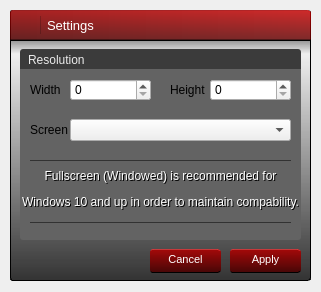
<?xml version="1.0" encoding="UTF-8"?>
<ui version="4.0">
 <class>Settings</class>
 <widget class="QDialog" name="Settings">
  <property name="windowModality">
   <enum>Qt::NonModal</enum>
  </property>
  <property name="geometry">
   <rect>
    <x>0</x>
    <y>0</y>
    <width>321</width>
    <height>292</height>
   </rect>
  </property>
  <property name="windowTitle">
   <string>Settings</string>
  </property>
  <property name="styleSheet">
   <string notr="true"/>
  </property>
  <property name="modal">
   <bool>false</bool>
  </property>
  <widget class="QFrame" name="frame">
   <property name="geometry">
    <rect>
     <x>10</x>
     <y>10</y>
     <width>301</width>
     <height>271</height>
    </rect>
   </property>
   <property name="styleSheet">
    <string notr="true">#frame {
	border-radius: 3px;

	background: url(:/data/bg.png);

	border: 1px solid rgba(0, 0, 0, 255);
}</string>
   </property>
   <property name="frameShape">
    <enum>QFrame::StyledPanel</enum>
   </property>
   <property name="frameShadow">
    <enum>QFrame::Raised</enum>
   </property>
   <widget class="QFrame" name="frame_2">
    <property name="geometry">
     <rect>
      <x>0</x>
      <y>0</y>
      <width>301</width>
      <height>241</height>
     </rect>
    </property>
    <property name="styleSheet">
     <string notr="true">#frame_2 {
	border: 0;
	border-top-left-radius: 3px;
	border-top-right-radius: 3px;
}</string>
    </property>
    <property name="frameShape">
     <enum>QFrame::StyledPanel</enum>
    </property>
    <property name="frameShadow">
     <enum>QFrame::Raised</enum>
    </property>
    <widget class="QFrame" name="frame_6">
     <property name="geometry">
      <rect>
       <x>0</x>
       <y>0</y>
       <width>301</width>
       <height>31</height>
      </rect>
     </property>
     <property name="styleSheet">
      <string notr="true">#frame_6 {
	background-color: qlineargradient(spread:pad, x1:0.006, y1:1, x2:0, y2:0, stop:0.0113636 rgba(100, 0, 0, 210), stop:1 rgba(200, 0, 0, 210));

	border-top: 1px solid rgba(255, 67, 70, 150);
	border-bottom: 1px solid rgb(0, 0, 0);

	border-top-left-radius: 3px;
	border-top-right-radius: 3px;
}</string>
     </property>
     <property name="frameShape">
      <enum>QFrame::StyledPanel</enum>
     </property>
     <property name="frameShadow">
      <enum>QFrame::Raised</enum>
     </property>
     <widget class="QFrame" name="frame_9">
      <property name="geometry">
       <rect>
        <x>0</x>
        <y>0</y>
        <width>301</width>
        <height>31</height>
       </rect>
      </property>
      <property name="styleSheet">
       <string notr="true">#frame_9 {
	background: qlineargradient(spread:pad, x1:0, y1:0, x2:1, y2:0, stop:0 rgba(0, 0, 0, 50), stop:1 rgba(0, 0, 0, 0));

	border: 0;
}</string>
      </property>
      <property name="frameShape">
       <enum>QFrame::StyledPanel</enum>
      </property>
      <property name="frameShadow">
       <enum>QFrame::Raised</enum>
      </property>
      <widget class="QLabel" name="label_5">
       <property name="geometry">
        <rect>
         <x>30</x>
         <y>0</y>
         <width>221</width>
         <height>31</height>
        </rect>
       </property>
       <property name="font">
        <font>
         <family>Lao UI</family>
         <pointsize>10</pointsize>
         <weight>50</weight>
         <bold>false</bold>
        </font>
       </property>
       <property name="styleSheet">
        <string notr="true">color: #fff;
padding-left: 4px;
padding-top: -2px;</string>
       </property>
       <property name="text">
        <string>&lt;html&gt;&lt;head/&gt;&lt;body&gt;&lt;p&gt;Settings&lt;/p&gt;&lt;/body&gt;&lt;/html&gt;</string>
       </property>
      </widget>
      <widget class="QFrame" name="frame_10">
       <property name="geometry">
        <rect>
         <x>6</x>
         <y>6</y>
         <width>16</width>
         <height>18</height>
        </rect>
       </property>
       <property name="styleSheet">
        <string notr="true">background: url(:/data/settings.png);
border: 0;</string>
       </property>
       <property name="frameShape">
        <enum>QFrame::StyledPanel</enum>
       </property>
       <property name="frameShadow">
        <enum>QFrame::Raised</enum>
       </property>
      </widget>
      <widget class="Line" name="line">
       <property name="geometry">
        <rect>
         <x>30</x>
         <y>6</y>
         <width>1</width>
         <height>18</height>
        </rect>
       </property>
       <property name="styleSheet">
        <string notr="true">background: rgba(0, 0, 0, 50);
border: 0;</string>
       </property>
       <property name="orientation">
        <enum>Qt::Vertical</enum>
       </property>
      </widget>
      <widget class="QFrame" name="frame_17">
       <property name="geometry">
        <rect>
         <x>0</x>
         <y>0</y>
         <width>301</width>
         <height>31</height>
        </rect>
       </property>
       <property name="styleSheet">
        <string notr="true">border: 0;</string>
       </property>
       <property name="frameShape">
        <enum>QFrame::StyledPanel</enum>
       </property>
       <property name="frameShadow">
        <enum>QFrame::Raised</enum>
       </property>
       <widget class="QPushButton" name="pushButton_2">
        <property name="geometry">
         <rect>
          <x>279</x>
          <y>7</y>
          <width>18</width>
          <height>18</height>
         </rect>
        </property>
        <property name="toolTip">
         <string>Close</string>
        </property>
        <property name="styleSheet">
         <string notr="true">#pushButton_2 {
	background: url(:/data/close.png);
	
	border: 0;
}

#pushButton_2:hover {
	background: url(:/data/close_hover.png);
}</string>
        </property>
        <property name="text">
         <string/>
        </property>
       </widget>
      </widget>
     </widget>
    </widget>
   </widget>
   <widget class="QFrame" name="frame_5">
    <property name="geometry">
     <rect>
      <x>0</x>
      <y>29</y>
      <width>301</width>
      <height>241</height>
     </rect>
    </property>
    <property name="styleSheet">
     <string notr="true">#frame_5 {
	background: qlineargradient(spread:pad, x1:0, y1:1, x2:0, y2:0.006, stop:0 rgba(0, 0, 0, 200), stop:0.943182 rgba(0, 0, 0, 0), stop:1 rgba(0, 0, 0, 97));

	border: 0;
}</string>
    </property>
    <property name="frameShape">
     <enum>QFrame::StyledPanel</enum>
    </property>
    <property name="frameShadow">
     <enum>QFrame::Raised</enum>
    </property>
    <widget class="QLabel" name="label">
     <property name="geometry">
      <rect>
       <x>10</x>
       <y>10</y>
       <width>281</width>
       <height>21</height>
      </rect>
     </property>
     <property name="styleSheet">
      <string notr="true">#label {
	background: rgb(59, 59, 59);

	padding-left: 5px;

	border-top-left-radius: 3px;
	border-top-right-radius: 3px;

	color: rgb(235, 235, 235);
}</string>
     </property>
     <property name="text">
      <string>Resolution</string>
     </property>
    </widget>
    <widget class="QPushButton" name="btnPlay_2">
     <property name="geometry">
      <rect>
       <x>140</x>
       <y>210</y>
       <width>71</width>
       <height>24</height>
      </rect>
     </property>
     <property name="palette">
      <palette>
       <active>
        <colorrole role="WindowText">
         <brush brushstyle="SolidPattern">
          <color alpha="255">
           <red>255</red>
           <green>255</green>
           <blue>255</blue>
          </color>
         </brush>
        </colorrole>
        <colorrole role="Button">
         <brush brushstyle="LinearGradientPattern">
          <gradient startx="0.006000000000000" starty="1.000000000000000" endx="0.000000000000000" endy="0.000000000000000" type="LinearGradient" spread="PadSpread" coordinatemode="ObjectBoundingMode">
           <gradientstop position="0.011363600000000">
            <color alpha="225">
             <red>75</red>
             <green>0</green>
             <blue>0</blue>
            </color>
           </gradientstop>
           <gradientstop position="1.000000000000000">
            <color alpha="225">
             <red>175</red>
             <green>0</green>
             <blue>0</blue>
            </color>
           </gradientstop>
          </gradient>
         </brush>
        </colorrole>
        <colorrole role="Text">
         <brush brushstyle="SolidPattern">
          <color alpha="255">
           <red>255</red>
           <green>255</green>
           <blue>255</blue>
          </color>
         </brush>
        </colorrole>
        <colorrole role="ButtonText">
         <brush brushstyle="SolidPattern">
          <color alpha="255">
           <red>255</red>
           <green>255</green>
           <blue>255</blue>
          </color>
         </brush>
        </colorrole>
        <colorrole role="Base">
         <brush brushstyle="LinearGradientPattern">
          <gradient startx="0.006000000000000" starty="1.000000000000000" endx="0.000000000000000" endy="0.000000000000000" type="LinearGradient" spread="PadSpread" coordinatemode="ObjectBoundingMode">
           <gradientstop position="0.011363600000000">
            <color alpha="225">
             <red>75</red>
             <green>0</green>
             <blue>0</blue>
            </color>
           </gradientstop>
           <gradientstop position="1.000000000000000">
            <color alpha="225">
             <red>175</red>
             <green>0</green>
             <blue>0</blue>
            </color>
           </gradientstop>
          </gradient>
         </brush>
        </colorrole>
        <colorrole role="Window">
         <brush brushstyle="LinearGradientPattern">
          <gradient startx="0.006000000000000" starty="1.000000000000000" endx="0.000000000000000" endy="0.000000000000000" type="LinearGradient" spread="PadSpread" coordinatemode="ObjectBoundingMode">
           <gradientstop position="0.011363600000000">
            <color alpha="225">
             <red>75</red>
             <green>0</green>
             <blue>0</blue>
            </color>
           </gradientstop>
           <gradientstop position="1.000000000000000">
            <color alpha="225">
             <red>175</red>
             <green>0</green>
             <blue>0</blue>
            </color>
           </gradientstop>
          </gradient>
         </brush>
        </colorrole>
       </active>
       <inactive>
        <colorrole role="WindowText">
         <brush brushstyle="SolidPattern">
          <color alpha="255">
           <red>255</red>
           <green>255</green>
           <blue>255</blue>
          </color>
         </brush>
        </colorrole>
        <colorrole role="Button">
         <brush brushstyle="LinearGradientPattern">
          <gradient startx="0.006000000000000" starty="1.000000000000000" endx="0.000000000000000" endy="0.000000000000000" type="LinearGradient" spread="PadSpread" coordinatemode="ObjectBoundingMode">
           <gradientstop position="0.011363600000000">
            <color alpha="225">
             <red>75</red>
             <green>0</green>
             <blue>0</blue>
            </color>
           </gradientstop>
           <gradientstop position="1.000000000000000">
            <color alpha="225">
             <red>175</red>
             <green>0</green>
             <blue>0</blue>
            </color>
           </gradientstop>
          </gradient>
         </brush>
        </colorrole>
        <colorrole role="Text">
         <brush brushstyle="SolidPattern">
          <color alpha="255">
           <red>255</red>
           <green>255</green>
           <blue>255</blue>
          </color>
         </brush>
        </colorrole>
        <colorrole role="ButtonText">
         <brush brushstyle="SolidPattern">
          <color alpha="255">
           <red>255</red>
           <green>255</green>
           <blue>255</blue>
          </color>
         </brush>
        </colorrole>
        <colorrole role="Base">
         <brush brushstyle="LinearGradientPattern">
          <gradient startx="0.006000000000000" starty="1.000000000000000" endx="0.000000000000000" endy="0.000000000000000" type="LinearGradient" spread="PadSpread" coordinatemode="ObjectBoundingMode">
           <gradientstop position="0.011363600000000">
            <color alpha="225">
             <red>75</red>
             <green>0</green>
             <blue>0</blue>
            </color>
           </gradientstop>
           <gradientstop position="1.000000000000000">
            <color alpha="225">
             <red>175</red>
             <green>0</green>
             <blue>0</blue>
            </color>
           </gradientstop>
          </gradient>
         </brush>
        </colorrole>
        <colorrole role="Window">
         <brush brushstyle="LinearGradientPattern">
          <gradient startx="0.006000000000000" starty="1.000000000000000" endx="0.000000000000000" endy="0.000000000000000" type="LinearGradient" spread="PadSpread" coordinatemode="ObjectBoundingMode">
           <gradientstop position="0.011363600000000">
            <color alpha="225">
             <red>75</red>
             <green>0</green>
             <blue>0</blue>
            </color>
           </gradientstop>
           <gradientstop position="1.000000000000000">
            <color alpha="225">
             <red>175</red>
             <green>0</green>
             <blue>0</blue>
            </color>
           </gradientstop>
          </gradient>
         </brush>
        </colorrole>
       </inactive>
       <disabled>
        <colorrole role="WindowText">
         <brush brushstyle="SolidPattern">
          <color alpha="255">
           <red>255</red>
           <green>255</green>
           <blue>255</blue>
          </color>
         </brush>
        </colorrole>
        <colorrole role="Button">
         <brush brushstyle="LinearGradientPattern">
          <gradient startx="0.006000000000000" starty="1.000000000000000" endx="0.000000000000000" endy="0.000000000000000" type="LinearGradient" spread="PadSpread" coordinatemode="ObjectBoundingMode">
           <gradientstop position="0.011363600000000">
            <color alpha="225">
             <red>75</red>
             <green>0</green>
             <blue>0</blue>
            </color>
           </gradientstop>
           <gradientstop position="1.000000000000000">
            <color alpha="225">
             <red>175</red>
             <green>0</green>
             <blue>0</blue>
            </color>
           </gradientstop>
          </gradient>
         </brush>
        </colorrole>
        <colorrole role="Text">
         <brush brushstyle="SolidPattern">
          <color alpha="255">
           <red>255</red>
           <green>255</green>
           <blue>255</blue>
          </color>
         </brush>
        </colorrole>
        <colorrole role="ButtonText">
         <brush brushstyle="SolidPattern">
          <color alpha="255">
           <red>255</red>
           <green>255</green>
           <blue>255</blue>
          </color>
         </brush>
        </colorrole>
        <colorrole role="Base">
         <brush brushstyle="LinearGradientPattern">
          <gradient startx="0.006000000000000" starty="1.000000000000000" endx="0.000000000000000" endy="0.000000000000000" type="LinearGradient" spread="PadSpread" coordinatemode="ObjectBoundingMode">
           <gradientstop position="0.011363600000000">
            <color alpha="225">
             <red>75</red>
             <green>0</green>
             <blue>0</blue>
            </color>
           </gradientstop>
           <gradientstop position="1.000000000000000">
            <color alpha="225">
             <red>175</red>
             <green>0</green>
             <blue>0</blue>
            </color>
           </gradientstop>
          </gradient>
         </brush>
        </colorrole>
        <colorrole role="Window">
         <brush brushstyle="LinearGradientPattern">
          <gradient startx="0.006000000000000" starty="1.000000000000000" endx="0.000000000000000" endy="0.000000000000000" type="LinearGradient" spread="PadSpread" coordinatemode="ObjectBoundingMode">
           <gradientstop position="0.011363600000000">
            <color alpha="225">
             <red>75</red>
             <green>0</green>
             <blue>0</blue>
            </color>
           </gradientstop>
           <gradientstop position="1.000000000000000">
            <color alpha="225">
             <red>175</red>
             <green>0</green>
             <blue>0</blue>
            </color>
           </gradientstop>
          </gradient>
         </brush>
        </colorrole>
       </disabled>
      </palette>
     </property>
     <property name="font">
      <font>
       <family>MS Shell Dlg 2</family>
       <pointsize>8</pointsize>
      </font>
     </property>
     <property name="toolTip">
      <string/>
     </property>
     <property name="styleSheet">
      <string notr="true">#btnPlay_2 {
	background-color: qlineargradient(spread:pad, x1:0.006, y1:1, x2:0, y2:0, stop:0.0113636 rgba(75, 0, 0, 225), stop:1 rgba(175, 0, 0, 225));

	border-top: 1px solid rgba(255, 67, 70, 150);
	border-bottom: 1px solid rgb(0, 0, 0);

	border-radius: 3px;

	padding-top: -4px;

	color: #fff;
}

#btnPlay_2:hover {
	background-color: qlineargradient(spread:pad, x1:0.006, y1:1, x2:0, y2:0, stop:0.0113636 rgba(100, 0, 0, 255), stop:1 rgba(200, 0, 0, 225));
}

#btnPlay:pressed {
	/*background-color: qlineargradient(spread:pad, x1:0, y1:1, x2:0, y2:0, stop:0 rgba(218, 77, 0, 255), stop:1 rgba(255, 138, 0, 255));

	border: 1px solid rgba(170, 0, 0, 150);*/

	background-color: qlineargradient(spread:pad, x1:0, y1:1, x2:0, y2:0, stop:0 rgba(81, 0, 0, 255), stop:1 rgba(153, 0, 0, 255));
}

#btnPlay:disabled {
	background-color: qlineargradient(spread:pad, x1:0.006, y1:1, x2:0, y2:0, stop:0.0113636 rgba(43, 43, 43, 255), stop:0.994318 rgba(79, 79, 79, 255));

	border-top: 1px solid rgb(0, 0, 0);

	color: rgb(175, 175, 175);
}</string>
     </property>
     <property name="text">
      <string>Cancel</string>
     </property>
     <property name="flat">
      <bool>true</bool>
     </property>
    </widget>
    <widget class="QPushButton" name="btnPlay">
     <property name="geometry">
      <rect>
       <x>220</x>
       <y>210</y>
       <width>71</width>
       <height>24</height>
      </rect>
     </property>
     <property name="palette">
      <palette>
       <active>
        <colorrole role="WindowText">
         <brush brushstyle="SolidPattern">
          <color alpha="255">
           <red>255</red>
           <green>255</green>
           <blue>255</blue>
          </color>
         </brush>
        </colorrole>
        <colorrole role="Button">
         <brush brushstyle="LinearGradientPattern">
          <gradient startx="0.006000000000000" starty="1.000000000000000" endx="0.000000000000000" endy="0.000000000000000" type="LinearGradient" spread="PadSpread" coordinatemode="ObjectBoundingMode">
           <gradientstop position="0.011363600000000">
            <color alpha="225">
             <red>75</red>
             <green>0</green>
             <blue>0</blue>
            </color>
           </gradientstop>
           <gradientstop position="1.000000000000000">
            <color alpha="225">
             <red>175</red>
             <green>0</green>
             <blue>0</blue>
            </color>
           </gradientstop>
          </gradient>
         </brush>
        </colorrole>
        <colorrole role="Text">
         <brush brushstyle="SolidPattern">
          <color alpha="255">
           <red>255</red>
           <green>255</green>
           <blue>255</blue>
          </color>
         </brush>
        </colorrole>
        <colorrole role="ButtonText">
         <brush brushstyle="SolidPattern">
          <color alpha="255">
           <red>255</red>
           <green>255</green>
           <blue>255</blue>
          </color>
         </brush>
        </colorrole>
        <colorrole role="Base">
         <brush brushstyle="LinearGradientPattern">
          <gradient startx="0.006000000000000" starty="1.000000000000000" endx="0.000000000000000" endy="0.000000000000000" type="LinearGradient" spread="PadSpread" coordinatemode="ObjectBoundingMode">
           <gradientstop position="0.011363600000000">
            <color alpha="225">
             <red>75</red>
             <green>0</green>
             <blue>0</blue>
            </color>
           </gradientstop>
           <gradientstop position="1.000000000000000">
            <color alpha="225">
             <red>175</red>
             <green>0</green>
             <blue>0</blue>
            </color>
           </gradientstop>
          </gradient>
         </brush>
        </colorrole>
        <colorrole role="Window">
         <brush brushstyle="LinearGradientPattern">
          <gradient startx="0.006000000000000" starty="1.000000000000000" endx="0.000000000000000" endy="0.000000000000000" type="LinearGradient" spread="PadSpread" coordinatemode="ObjectBoundingMode">
           <gradientstop position="0.011363600000000">
            <color alpha="225">
             <red>75</red>
             <green>0</green>
             <blue>0</blue>
            </color>
           </gradientstop>
           <gradientstop position="1.000000000000000">
            <color alpha="225">
             <red>175</red>
             <green>0</green>
             <blue>0</blue>
            </color>
           </gradientstop>
          </gradient>
         </brush>
        </colorrole>
       </active>
       <inactive>
        <colorrole role="WindowText">
         <brush brushstyle="SolidPattern">
          <color alpha="255">
           <red>255</red>
           <green>255</green>
           <blue>255</blue>
          </color>
         </brush>
        </colorrole>
        <colorrole role="Button">
         <brush brushstyle="LinearGradientPattern">
          <gradient startx="0.006000000000000" starty="1.000000000000000" endx="0.000000000000000" endy="0.000000000000000" type="LinearGradient" spread="PadSpread" coordinatemode="ObjectBoundingMode">
           <gradientstop position="0.011363600000000">
            <color alpha="225">
             <red>75</red>
             <green>0</green>
             <blue>0</blue>
            </color>
           </gradientstop>
           <gradientstop position="1.000000000000000">
            <color alpha="225">
             <red>175</red>
             <green>0</green>
             <blue>0</blue>
            </color>
           </gradientstop>
          </gradient>
         </brush>
        </colorrole>
        <colorrole role="Text">
         <brush brushstyle="SolidPattern">
          <color alpha="255">
           <red>255</red>
           <green>255</green>
           <blue>255</blue>
          </color>
         </brush>
        </colorrole>
        <colorrole role="ButtonText">
         <brush brushstyle="SolidPattern">
          <color alpha="255">
           <red>255</red>
           <green>255</green>
           <blue>255</blue>
          </color>
         </brush>
        </colorrole>
        <colorrole role="Base">
         <brush brushstyle="LinearGradientPattern">
          <gradient startx="0.006000000000000" starty="1.000000000000000" endx="0.000000000000000" endy="0.000000000000000" type="LinearGradient" spread="PadSpread" coordinatemode="ObjectBoundingMode">
           <gradientstop position="0.011363600000000">
            <color alpha="225">
             <red>75</red>
             <green>0</green>
             <blue>0</blue>
            </color>
           </gradientstop>
           <gradientstop position="1.000000000000000">
            <color alpha="225">
             <red>175</red>
             <green>0</green>
             <blue>0</blue>
            </color>
           </gradientstop>
          </gradient>
         </brush>
        </colorrole>
        <colorrole role="Window">
         <brush brushstyle="LinearGradientPattern">
          <gradient startx="0.006000000000000" starty="1.000000000000000" endx="0.000000000000000" endy="0.000000000000000" type="LinearGradient" spread="PadSpread" coordinatemode="ObjectBoundingMode">
           <gradientstop position="0.011363600000000">
            <color alpha="225">
             <red>75</red>
             <green>0</green>
             <blue>0</blue>
            </color>
           </gradientstop>
           <gradientstop position="1.000000000000000">
            <color alpha="225">
             <red>175</red>
             <green>0</green>
             <blue>0</blue>
            </color>
           </gradientstop>
          </gradient>
         </brush>
        </colorrole>
       </inactive>
       <disabled>
        <colorrole role="WindowText">
         <brush brushstyle="SolidPattern">
          <color alpha="255">
           <red>175</red>
           <green>175</green>
           <blue>175</blue>
          </color>
         </brush>
        </colorrole>
        <colorrole role="Button">
         <brush brushstyle="LinearGradientPattern">
          <gradient startx="0.006000000000000" starty="1.000000000000000" endx="0.000000000000000" endy="0.000000000000000" type="LinearGradient" spread="PadSpread" coordinatemode="ObjectBoundingMode">
           <gradientstop position="0.011363600000000">
            <color alpha="255">
             <red>43</red>
             <green>43</green>
             <blue>43</blue>
            </color>
           </gradientstop>
           <gradientstop position="0.994318000000000">
            <color alpha="255">
             <red>79</red>
             <green>79</green>
             <blue>79</blue>
            </color>
           </gradientstop>
          </gradient>
         </brush>
        </colorrole>
        <colorrole role="Text">
         <brush brushstyle="SolidPattern">
          <color alpha="255">
           <red>175</red>
           <green>175</green>
           <blue>175</blue>
          </color>
         </brush>
        </colorrole>
        <colorrole role="ButtonText">
         <brush brushstyle="SolidPattern">
          <color alpha="255">
           <red>175</red>
           <green>175</green>
           <blue>175</blue>
          </color>
         </brush>
        </colorrole>
        <colorrole role="Base">
         <brush brushstyle="LinearGradientPattern">
          <gradient startx="0.006000000000000" starty="1.000000000000000" endx="0.000000000000000" endy="0.000000000000000" type="LinearGradient" spread="PadSpread" coordinatemode="ObjectBoundingMode">
           <gradientstop position="0.011363600000000">
            <color alpha="255">
             <red>43</red>
             <green>43</green>
             <blue>43</blue>
            </color>
           </gradientstop>
           <gradientstop position="0.994318000000000">
            <color alpha="255">
             <red>79</red>
             <green>79</green>
             <blue>79</blue>
            </color>
           </gradientstop>
          </gradient>
         </brush>
        </colorrole>
        <colorrole role="Window">
         <brush brushstyle="LinearGradientPattern">
          <gradient startx="0.006000000000000" starty="1.000000000000000" endx="0.000000000000000" endy="0.000000000000000" type="LinearGradient" spread="PadSpread" coordinatemode="ObjectBoundingMode">
           <gradientstop position="0.011363600000000">
            <color alpha="255">
             <red>43</red>
             <green>43</green>
             <blue>43</blue>
            </color>
           </gradientstop>
           <gradientstop position="0.994318000000000">
            <color alpha="255">
             <red>79</red>
             <green>79</green>
             <blue>79</blue>
            </color>
           </gradientstop>
          </gradient>
         </brush>
        </colorrole>
       </disabled>
      </palette>
     </property>
     <property name="font">
      <font>
       <family>MS Shell Dlg 2</family>
       <pointsize>8</pointsize>
      </font>
     </property>
     <property name="toolTip">
      <string/>
     </property>
     <property name="styleSheet">
      <string notr="true">#btnPlay {
	background-color: qlineargradient(spread:pad, x1:0.006, y1:1, x2:0, y2:0, stop:0.0113636 rgba(75, 0, 0, 225), stop:1 rgba(175, 0, 0, 225));

	border-top: 1px solid rgba(255, 67, 70, 150);
	border-bottom: 1px solid rgb(0, 0, 0);

	border-radius: 3px;

	padding-top: -4px;

	color: #fff;
}

#btnPlay:hover {
	background-color: qlineargradient(spread:pad, x1:0.006, y1:1, x2:0, y2:0, stop:0.0113636 rgba(100, 0, 0, 255), stop:1 rgba(200, 0, 0, 225));
}

#btnPlay:pressed {
	/*background-color: qlineargradient(spread:pad, x1:0, y1:1, x2:0, y2:0, stop:0 rgba(218, 77, 0, 255), stop:1 rgba(255, 138, 0, 255));

	border: 1px solid rgba(170, 0, 0, 150);*/

	background-color: qlineargradient(spread:pad, x1:0, y1:1, x2:0, y2:0, stop:0 rgba(81, 0, 0, 255), stop:1 rgba(153, 0, 0, 255));
}

#btnPlay:disabled {
	background-color: qlineargradient(spread:pad, x1:0.006, y1:1, x2:0, y2:0, stop:0.0113636 rgba(43, 43, 43, 255), stop:0.994318 rgba(79, 79, 79, 255));

	border-top: 1px solid rgb(0, 0, 0);

	color: rgb(175, 175, 175);
}</string>
     </property>
     <property name="text">
      <string>Apply</string>
     </property>
     <property name="flat">
      <bool>true</bool>
     </property>
    </widget>
    <widget class="QFrame" name="frame_3">
     <property name="geometry">
      <rect>
       <x>10</x>
       <y>30</y>
       <width>281</width>
       <height>171</height>
      </rect>
     </property>
     <property name="styleSheet">
      <string notr="true">#frame_3 {
	background: rgb(99, 99, 99);

	border-bottom-left-radius: 3px;
	border-bottom-right-radius: 3px;
}</string>
     </property>
     <property name="frameShape">
      <enum>QFrame::StyledPanel</enum>
     </property>
     <property name="frameShadow">
      <enum>QFrame::Raised</enum>
     </property>
     <widget class="QSpinBox" name="spinBox">
      <property name="geometry">
       <rect>
        <x>50</x>
        <y>10</y>
        <width>81</width>
        <height>22</height>
       </rect>
      </property>
      <property name="maximum">
       <number>9999</number>
      </property>
     </widget>
     <widget class="QLabel" name="label_2">
      <property name="geometry">
       <rect>
        <x>10</x>
        <y>13</y>
        <width>41</width>
        <height>16</height>
       </rect>
      </property>
      <property name="text">
       <string>Width</string>
      </property>
     </widget>
     <widget class="QLabel" name="label_4">
      <property name="geometry">
       <rect>
        <x>150</x>
        <y>13</y>
        <width>41</width>
        <height>16</height>
       </rect>
      </property>
      <property name="text">
       <string>Height</string>
      </property>
     </widget>
     <widget class="QSpinBox" name="spinBox_2">
      <property name="geometry">
       <rect>
        <x>190</x>
        <y>10</y>
        <width>81</width>
        <height>22</height>
       </rect>
      </property>
      <property name="maximum">
       <number>9999</number>
      </property>
     </widget>
     <widget class="QComboBox" name="comboBox">
      <property name="geometry">
       <rect>
        <x>50</x>
        <y>50</y>
        <width>221</width>
        <height>22</height>
       </rect>
      </property>
      <property name="editable">
       <bool>false</bool>
      </property>
      <property name="currentText">
       <string/>
      </property>
      <property name="insertPolicy">
       <enum>QComboBox::InsertAtTop</enum>
      </property>
     </widget>
     <widget class="QLabel" name="label_6">
      <property name="geometry">
       <rect>
        <x>10</x>
        <y>53</y>
        <width>41</width>
        <height>16</height>
       </rect>
      </property>
      <property name="text">
       <string>Screen</string>
      </property>
     </widget>
     <widget class="QLabel" name="label_7">
      <property name="geometry">
       <rect>
        <x>1</x>
        <y>101</y>
        <width>281</width>
        <height>41</height>
       </rect>
      </property>
      <property name="text">
       <string>&lt;html&gt;&lt;head/&gt;&lt;body&gt;&lt;p align=&quot;center&quot;&gt;&lt;span style=&quot; color:#000000;&quot;&gt;Fullscreen (Windowed) is recommended for&lt;/span&gt;&lt;/p&gt;&lt;p align=&quot;center&quot;&gt;&lt;span style=&quot; color:#000000;&quot;&gt;Windows 10 and up in order to maintain compability.&lt;/span&gt;&lt;/p&gt;&lt;/body&gt;&lt;/html&gt;</string>
      </property>
     </widget>
     <widget class="Line" name="line_2">
      <property name="geometry">
       <rect>
        <x>10</x>
        <y>81</y>
        <width>261</width>
        <height>20</height>
       </rect>
      </property>
      <property name="styleSheet">
       <string notr="true">color: rgb(50, 50, 50)</string>
      </property>
      <property name="frameShadow">
       <enum>QFrame::Plain</enum>
      </property>
      <property name="orientation">
       <enum>Qt::Horizontal</enum>
      </property>
     </widget>
     <widget class="Line" name="line_3">
      <property name="geometry">
       <rect>
        <x>10</x>
        <y>143</y>
        <width>261</width>
        <height>20</height>
       </rect>
      </property>
      <property name="styleSheet">
       <string notr="true">color: rgb(50, 50, 50)</string>
      </property>
      <property name="frameShadow">
       <enum>QFrame::Plain</enum>
      </property>
      <property name="orientation">
       <enum>Qt::Horizontal</enum>
      </property>
     </widget>
     <widget class="QLabel" name="label_8">
      <property name="geometry">
       <rect>
        <x>0</x>
        <y>100</y>
        <width>281</width>
        <height>41</height>
       </rect>
      </property>
      <property name="text">
       <string>&lt;html&gt;&lt;head/&gt;&lt;body&gt;&lt;p align=&quot;center&quot;&gt;&lt;span style=&quot; color:#ffffff;&quot;&gt;Fullscreen (Windowed) is recommended for&lt;/span&gt;&lt;/p&gt;&lt;p align=&quot;center&quot;&gt;&lt;span style=&quot; color:#ffffff;&quot;&gt;Windows 10 and up in order to maintain compability.&lt;/span&gt;&lt;/p&gt;&lt;/body&gt;&lt;/html&gt;</string>
      </property>
     </widget>
    </widget>
   </widget>
  </widget>
  <widget class="QFrame" name="frame_4">
   <property name="geometry">
    <rect>
     <x>60</x>
     <y>450</y>
     <width>120</width>
     <height>80</height>
    </rect>
   </property>
   <property name="frameShape">
    <enum>QFrame::StyledPanel</enum>
   </property>
   <property name="frameShadow">
    <enum>QFrame::Raised</enum>
   </property>
  </widget>
 </widget>
 <resources/>
 <connections/>
</ui>
